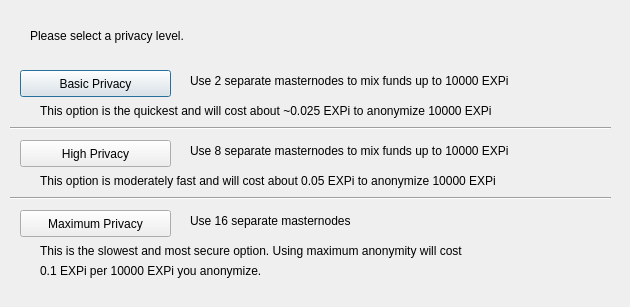
<?xml version="1.0" encoding="UTF-8"?>
<ui version="4.0">
 <class>ObfuscationConfig</class>
 <widget class="QDialog" name="ObfuscationConfig">
  <property name="geometry">
   <rect>
    <x>0</x>
    <y>0</y>
    <width>630</width>
    <height>307</height>
   </rect>
  </property>
  <property name="windowTitle">
   <string>Configure Obfuscation</string>
  </property>
  <widget class="QPushButton" name="buttonBasic">
   <property name="geometry">
    <rect>
     <x>20</x>
     <y>70</y>
     <width>151</width>
     <height>27</height>
    </rect>
   </property>
   <property name="text">
    <string>Basic Privacy</string>
   </property>
  </widget>
  <widget class="QPushButton" name="buttonHigh">
   <property name="geometry">
    <rect>
     <x>20</x>
     <y>140</y>
     <width>151</width>
     <height>27</height>
    </rect>
   </property>
   <property name="text">
    <string>High Privacy</string>
   </property>
  </widget>
  <widget class="QPushButton" name="buttonMax">
   <property name="geometry">
    <rect>
     <x>20</x>
     <y>210</y>
     <width>151</width>
     <height>27</height>
    </rect>
   </property>
   <property name="text">
    <string>Maximum Privacy</string>
   </property>
  </widget>
  <widget class="QLabel" name="label">
   <property name="geometry">
    <rect>
     <x>30</x>
     <y>20</y>
     <width>571</width>
     <height>31</height>
    </rect>
   </property>
   <property name="text">
    <string>Please select a privacy level.</string>
   </property>
  </widget>
  <widget class="QLabel" name="label_2">
   <property name="geometry">
    <rect>
     <x>190</x>
     <y>70</y>
     <width>421</width>
     <height>21</height>
    </rect>
   </property>
   <property name="text">
    <string>Use 2 separate masternodes to mix funds up to 10000 EXPi</string>
   </property>
  </widget>
  <widget class="QLabel" name="label_3">
   <property name="geometry">
    <rect>
     <x>190</x>
     <y>140</y>
     <width>411</width>
     <height>21</height>
    </rect>
   </property>
   <property name="text">
    <string>Use 8 separate masternodes to mix funds up to 10000 EXPi</string>
   </property>
  </widget>
  <widget class="QLabel" name="label_4">
   <property name="geometry">
    <rect>
     <x>190</x>
     <y>210</y>
     <width>421</width>
     <height>21</height>
    </rect>
   </property>
   <property name="text">
    <string>Use 16 separate masternodes</string>
   </property>
  </widget>
  <widget class="QLabel" name="label_6">
   <property name="geometry">
    <rect>
     <x>40</x>
     <y>100</y>
     <width>561</width>
     <height>21</height>
    </rect>
   </property>
   <property name="text">
    <string>This option is the quickest and will cost about ~0.025 EXPi to anonymize 10000 EXPi</string>
   </property>
  </widget>
  <widget class="QLabel" name="label_7">
   <property name="geometry">
    <rect>
     <x>40</x>
     <y>170</y>
     <width>561</width>
     <height>21</height>
    </rect>
   </property>
   <property name="text">
    <string>This option is moderately fast and will cost about 0.05 EXPi to anonymize 10000 EXPi</string>
   </property>
  </widget>
  <widget class="QLabel" name="label_8">
   <property name="geometry">
    <rect>
     <x>40</x>
     <y>240</y>
     <width>561</width>
     <height>21</height>
    </rect>
   </property>
   <property name="text">
    <string>This is the slowest and most secure option. Using maximum anonymity will cost</string>
   </property>
  </widget>
  <widget class="QLabel" name="label_9">
   <property name="geometry">
    <rect>
     <x>40</x>
     <y>260</y>
     <width>561</width>
     <height>21</height>
    </rect>
   </property>
   <property name="text">
    <string>0.1 EXPi per 10000 EXPi you anonymize.</string>
   </property>
  </widget>
  <widget class="Line" name="line">
   <property name="geometry">
    <rect>
     <x>10</x>
     <y>120</y>
     <width>601</width>
     <height>16</height>
    </rect>
   </property>
   <property name="orientation">
    <enum>Qt::Horizontal</enum>
   </property>
  </widget>
  <widget class="Line" name="line_2">
   <property name="geometry">
    <rect>
     <x>10</x>
     <y>190</y>
     <width>601</width>
     <height>16</height>
    </rect>
   </property>
   <property name="orientation">
    <enum>Qt::Horizontal</enum>
   </property>
  </widget>
 </widget>
 <resources/>
 <connections/>
</ui>
